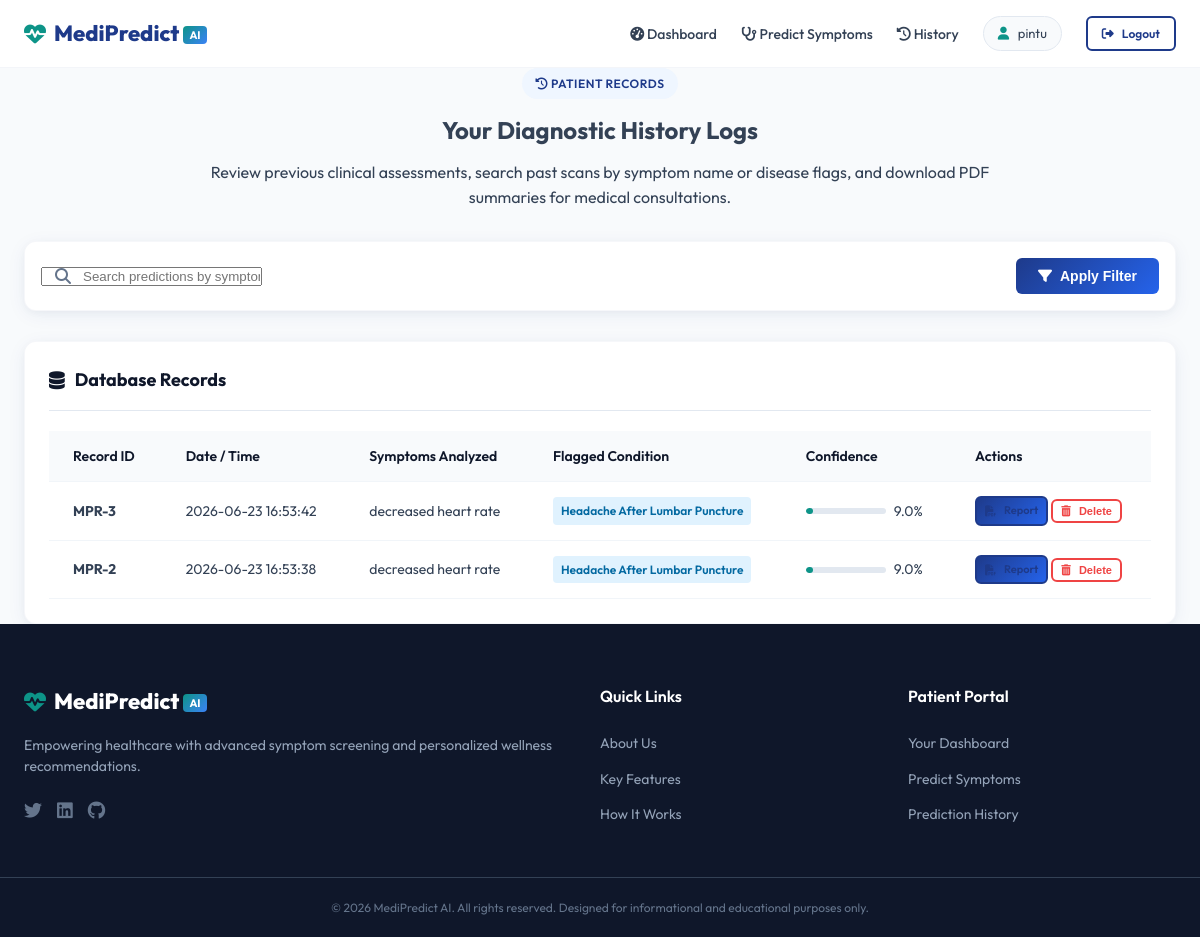
The app's page /history (signed in) with its own data.
### tables this page shows
CREATE TABLE predictions (
        id INTEGER PRIMARY KEY AUTOINCREMENT,
        user_id INTEGER NOT NULL,
        symptoms TEXT NOT NULL,
        predicted_disease TEXT NOT NULL,
        confidence_score REAL NOT NULL,
        created_at TIMESTAMP DEFAULT CURRENT_TIMESTAMP,
        FOREIGN KEY (user_id) REFERENCES users(id) ON DELETE CASCADE
    );

### backend/routes/history.py (the view)
@history_bp.route('/history')
@login_required
def view_history():
    user_id = session['user_id']
    search_query = request.args.get('search', '').strip()
    conn = get_db()
    cursor = conn.cursor()
    try:
        if search_query:
            cursor.execute(
                """
                SELECT * FROM predictions
                WHERE user_id = ? AND (symptoms LIKE ? OR predicted_disease LIKE ?)
                ORDER BY created_at DESC
                """,
                (user_id, f"%{search_query}%", f"%{search_query}%")
            )
        else:
            cursor.execute(
                "SELECT * FROM predictions WHERE user_id = ? ORDER BY created_at DESC",
                (user_id,)
            )
        history = [dict(row) for row in cursor.fetchall()]
        return render_template('history.html', history=history, search=search_query)
    except Exception as e:
        flash(f"Error loading history: {e}", "danger")
        return render_template('history.html', history=[], search="")
    finally:
        conn.close()

### backend/app.py (called while the page is built)
@app.context_processor
def inject_user():
    return dict(
        current_username=session.get('username'),
        current_role=session.get('role'),
        is_logged_in=('user_id' in session)
    )

### backend/utils/db.py (called while the page is built)
def get_db():
    conn = sqlite3.connect(Config.DATABASE_PATH)
    conn.row_factory = sqlite3.Row
    return conn

### frontend/templates/history.html (shortened to what this page needs)
{% extends 'layout.html' %}
{% block content %}
<div class="history-wrapper container">
    <div class="page-title-section text-center max-w-800">
        <span class="badge"><i class="fa-solid fa-clock-rotate-left"></i> Patient Records</span>
        <h2>Your Diagnostic History Logs</h2>
        <p class="section-lead">Review previous clinical assessments, search past scans by symptom name or disease flags, and download PDF summaries for medical consultations.</p>
    </div>
    <div class="card history-filters-card mt-30">
        <form action="{{ url_for('history.view_history') }}" method="GET" class="filter-form">
            <div class="search-input-wrapper flex-grow">
                <i class="fa-solid fa-magnifying-glass search-icon"></i>
                <input type="text" name="search" id="historySearch" placeholder="Search predictions by symptom or condition... (e.g. flu, head pain)" value="{{ search }}">
            </div>
            <button type="submit" class="btn btn-primary"><i class="fa-solid fa-filter"></i> Apply Filter</button>
        </form>
    </div>
    <div class="card history-table-card mt-30">
        <div class="card-header border-bottom">
            <h3><i class="fa-solid fa-database"></i> Database Records</h3>
        </div>
        <div class="card-body padding-zero overflow-x">
            {% if history %}
                <table class="data-table" id="historyTable">
                    <thead>
                        <tr>
                            <th>Record ID</th>
                            <th>Date / Time</th>
                            <th>Symptoms Analyzed</th>
                            <th>Flagged Condition</th>
                            <th>Confidence</th>
                            <th>Actions</th>
                        </tr>
                    </thead>
                    <tbody>
                        {% for record in history %}
                            <tr id="row-{{ record.id }}">
                                <td><strong>MPR-{{ record.id }}</strong></td>
                                <td class="datetime-col">{{ record.created_at }}</td>
                                <td class="symptoms-col text-ellipsis max-w-300" title="{{ record.symptoms }}">{{ record.symptoms }}</td>
                                <td><span class="disease-tag">{{ record.predicted_disease.title() }}</span></td>
                                <td>
                                    <div class="confidence-indicator">
                                        <div class="progress-bar-bg">
                                            <div class="progress-bar-fill" style="width: {{ record.confidence_score * 100 if record.confidence_score <= 1.0 else record.confidence_score }}%"></div>
                                        </div>
                                        <span>{{ "%.1f"|format(record.confidence_score * 100) if record.confidence_score <= 1.0 else "%.1f"|format(record.confidence_score) }}%</span>
                                    </div>
                                </td>
                                <td>
                                    <div class="table-actions">
                                        <a href="{{ url_for('history.download_report', pred_id=record.id) }}" class="btn btn-outline btn-xs btn-primary" title="Download PDF Report"><i class="fa-solid fa-file-pdf"></i> Report</a>
                                        <button type="button" onclick="confirmDelete('{{ record.id }}')" class="btn btn-outline btn-xs btn-danger" title="Delete Log Entry"><i class="fa-solid fa-trash-can"></i> Delete</button>
                                    </div>
                                </td>
                            </tr>
                        {% endfor %}
                    </tbody>
                </table>
            {% endif %}
        </div>
    </div>
</div>
{% endblock %}

### frontend/templates/layout.html (shortened to what this page needs)
<!DOCTYPE html>
<html lang="en">
<head>
    <link rel="stylesheet" href="https://cdnjs.cloudflare.com/ajax/libs/font-awesome/6.4.0/css/all.min.css">
    <link rel="stylesheet" href="{{ url_for('static', filename='css/style.css') }}">
</head>
<body>
    <header class="main-header">
        <div class="container navbar-container">
            <a href="/" class="logo-link">
                <div class="logo">
                    <i class="fa-solid fa-heart-pulse"></i>
                    <span>MediPredict <span class="ai-badge">AI</span></span>
                </div>
            </a>
            <nav class="main-nav" id="mainNav">
                <ul>
                    {% if is_logged_in %}
                        <li><a href="{{ url_for('prediction.dashboard') }}" class="nav-item"><i class="fa-solid fa-gauge-high"></i> Dashboard</a></li>
                        <li><a href="{{ url_for('prediction.predict') }}" class="nav-item"><i class="fa-solid fa-stethoscope"></i> Predict Symptoms</a></li>
                        <li><a href="{{ url_for('history.view_history') }}" class="nav-item"><i class="fa-solid fa-clock-rotate-left"></i> History</a></li>
                        <li class="nav-user-item">
                            <span class="user-greeting"><i class="fa-solid fa-user"></i> {{ current_username }}</span>
                        </li>
                        <li><a href="{{ url_for('auth.logout') }}" class="btn btn-outline btn-sm"><i class="fa-solid fa-right-from-bracket"></i> Logout</a></li>
                    {% endif %}
                </ul>
            </nav>
        </div>
    </header>
    <main class="main-content">
        {% block content %}{% endblock %}
    </main>
    <footer class="main-footer">
        <div class="container footer-grid">
            <div class="footer-brand">
                <div class="logo">
                    <i class="fa-solid fa-heart-pulse"></i>
                    <span>MediPredict <span class="ai-badge">AI</span></span>
                </div>
                <p class="footer-desc">Empowering healthcare with advanced symptom screening and personalized wellness recommendations.</p>
                <div class="social-icons">
                    <a href="#" aria-label="Twitter"><i class="fa-brands fa-twitter"></i></a>
                    <a href="#" aria-label="LinkedIn"><i class="fa-brands fa-linkedin"></i></a>
                    <a href="#" aria-label="GitHub"><i class="fa-brands fa-github"></i></a>
                </div>
            </div>
            <div class="footer-links">
                <h3>Quick Links</h3>
                <ul>
                    <li><a href="/#about">About Us</a></li>
                    <li><a href="/#features">Key Features</a></li>
                    <li><a href="/#how-it-works">How It Works</a></li>
                </ul>
            </div>
            <div class="footer-links">
                <h3>Patient Portal</h3>
                <ul>
                    {% if is_logged_in %}
                        <li><a href="{{ url_for('prediction.dashboard') }}">Your Dashboard</a></li>
                        <li><a href="{{ url_for('prediction.predict') }}">Predict Symptoms</a></li>
                        <li><a href="{{ url_for('history.view_history') }}">Prediction History</a></li>
                    {% else %}
                        <li><a href="{{ url_for('auth.login') }}">Login</a></li>
                        <li><a href="{{ url_for('auth.register') }}">Register</a></li>
                    {% endif %}
                </ul>
            </div>
        </div>
        <div class="footer-bottom container">
            <p>&copy; 2026 MediPredict AI. All rights reserved. Designed for informational and educational purposes only.</p>
        </div>
    </footer>
</body>
</html>

### records on screen
predictions: id "3", created_at "2026-06-23 16:53:42", symptoms "decreased heart rate", predicted_disease "Headache After Lumbar Puncture", confidence_score "9.0"
predictions: id "2", created_at "2026-06-23 16:53:38", symptoms "decreased heart rate", predicted_disease "Headache After Lumbar Puncture", confidence_score "9.0"

### other values on screen
{{ current_username }} "pintu"
